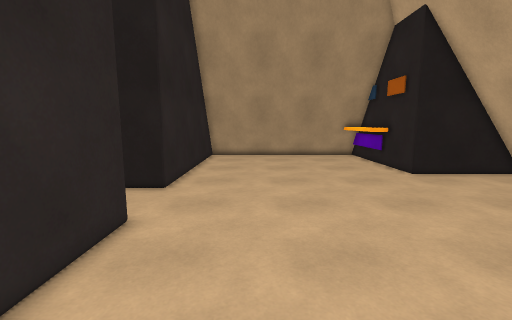
view 1 (above)

16 first-person views from a walk through a scene from a Unity 3-D project. The camera is 1.5 m above the floor, tilts 8° down and sees 90° across. The floor is counted in squares, 0.5 m on a side. Each view is taken from the middle of a square. On the plan, view 1 faces up. The plan holds only what a view shows up to about 19 squares ahead; the rest is blank. The place goes on beyond the plan.

view 2
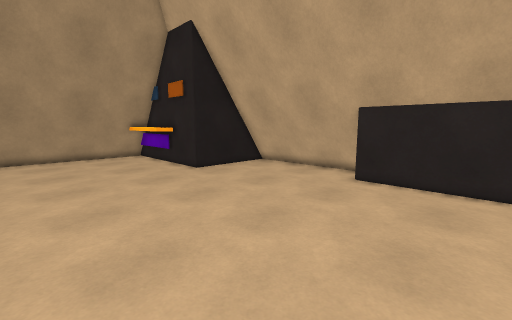

view 3
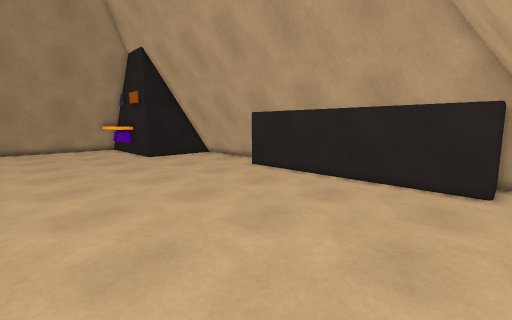

view 4
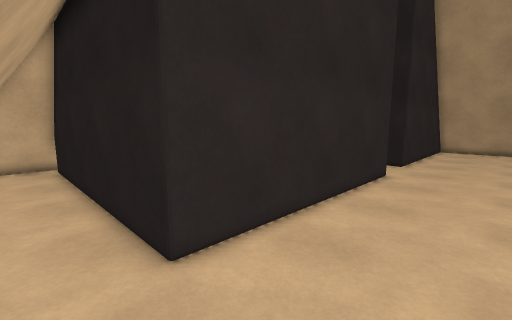

view 5
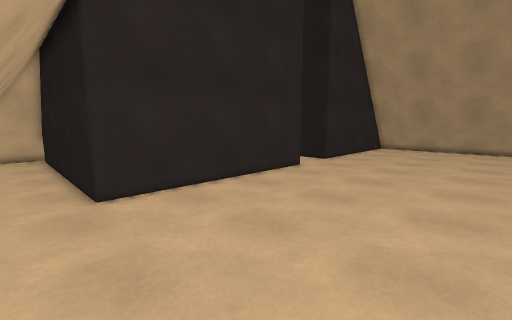

view 6
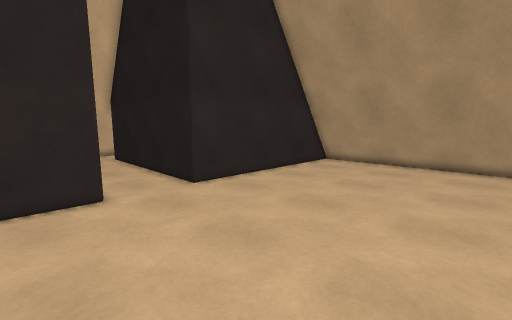

view 7
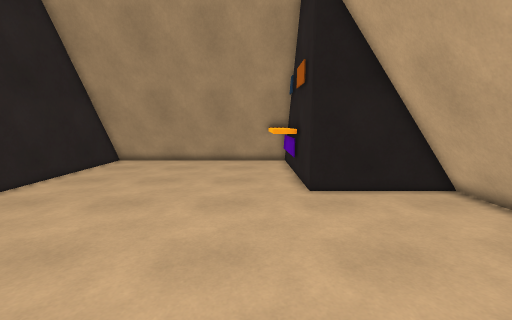

view 8
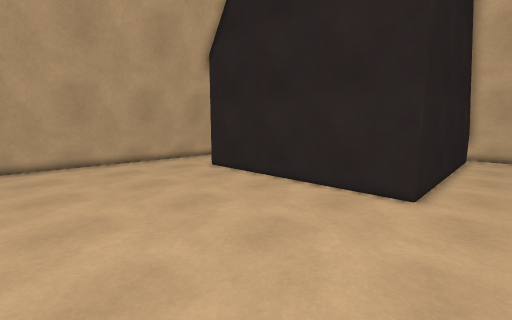

view 9
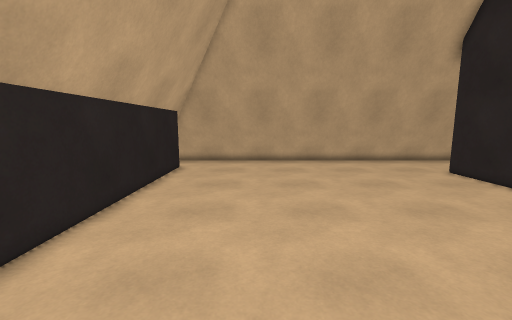

view 10
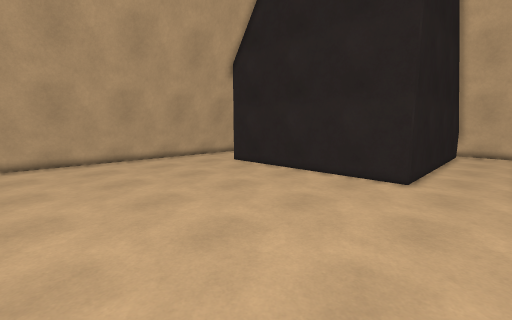

view 11
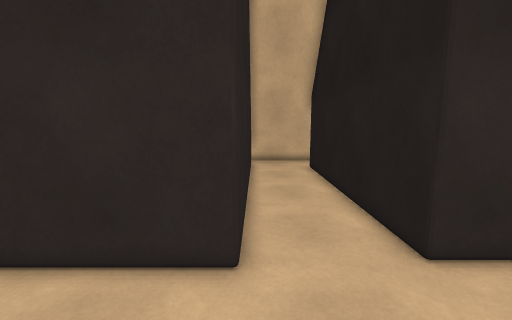

view 12
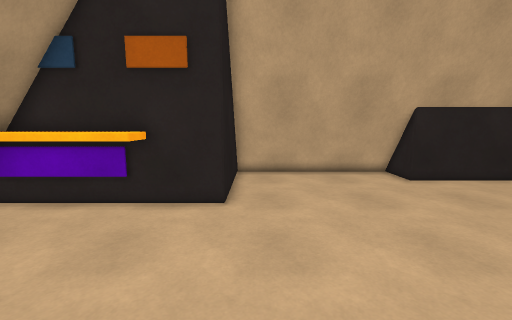

view 13
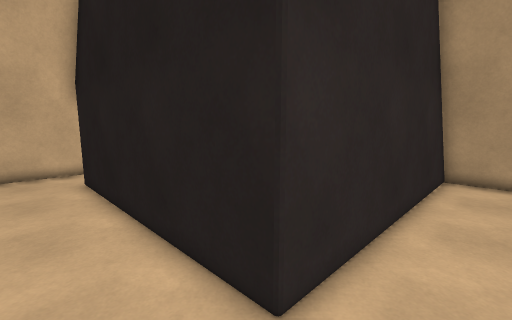

view 14
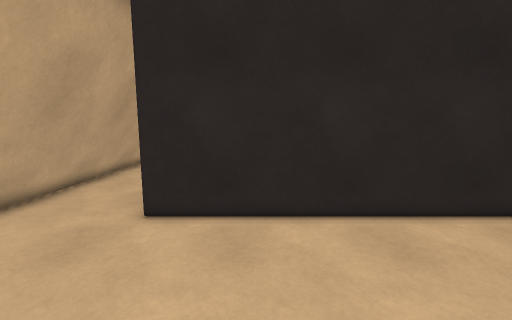

view 15
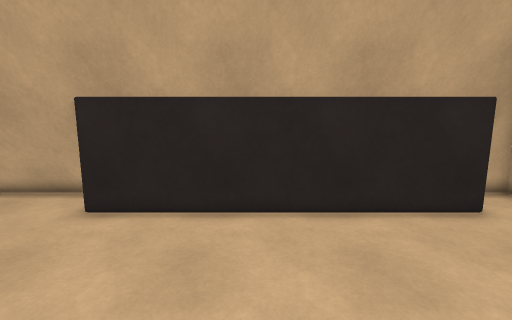

view 16
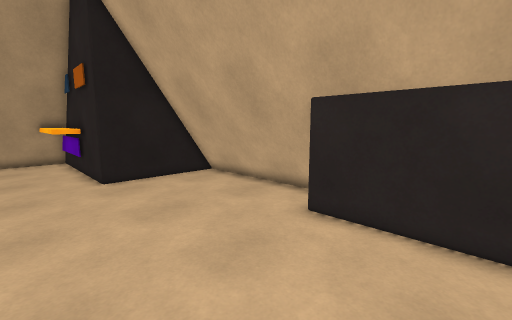

### Floor plan
Key: @ floor where view 1 was taken; # wall or solid block; . floor; O other object.
Columns run from 18 left of view 1 to 14 right of it. Each row starts with its distance up from view 1.
 23               ##############
 22               O...........OO
 21               O...........OO
 20               O...........OO
 19               O...........OO
 18               O...........OO
 17               O............O
 16               O............O
 15               O.............OOOO#
 14               O.................#
 13               O.................#
 12 #OOOOOOOOOOO##O.................#
 11 #...............................#
 10 #...............................#
  9 #...............................#
  8 #OOOOOOOOOOO###.................#
  7               #.................#
  6               #................##
  5               #................O
  4               #................O
  3               #................O
  2               #................O
  1               O................O
  0               O...@............O
 -1               O................O
 -2               O................O
 -3               O................O
 -4               O................O
 -5               O................O
 -6 #OOOOOOOOOOOOOO................O
 -7 #..............................O
 -8 #...............................#
 -9       ###########################

Where each view was taken, in squares from view 1:
view 1: 0 up, 0 right, facing up
view 2: 0 up, 0 right, facing up-right
view 3: 8 down, 0 right, facing up-right
view 4: 8 down, 1 right, facing up-left
view 5: 8 down, 7 right, facing up-left
view 6: 5 up, 7 right, facing up-left
view 7: 4 up, 7 right, facing up
view 8: 10 up, 7 right, facing down-left
view 9: 10 up, 8 right, facing down
view 10: 11 up, 10 right, facing down-left
view 11: 8 up, 1 right, facing left
view 12: 14 up, 0 right, facing right
view 13: 9 up, 2 left, facing up-left
view 14: 2 down, 4 right, facing left
view 15: 0 up, 5 right, facing right
view 16: 1 up, 6 right, facing up-right
